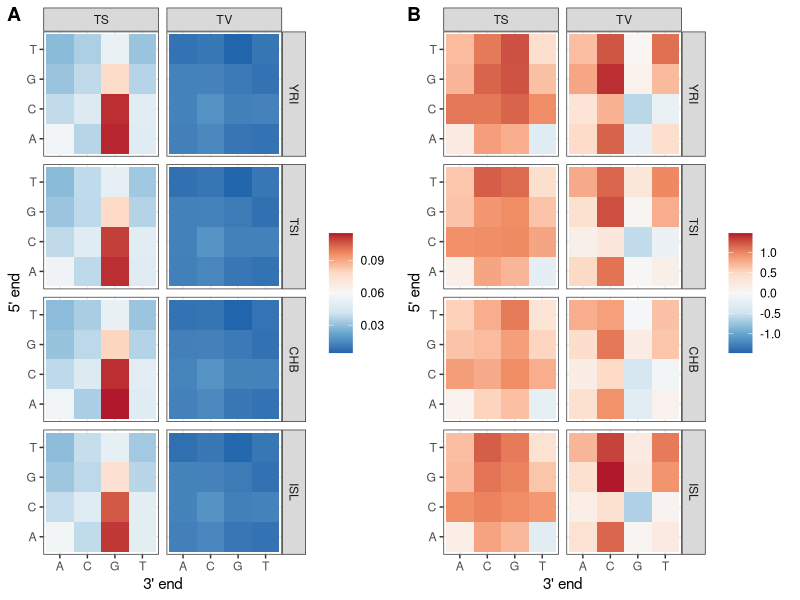
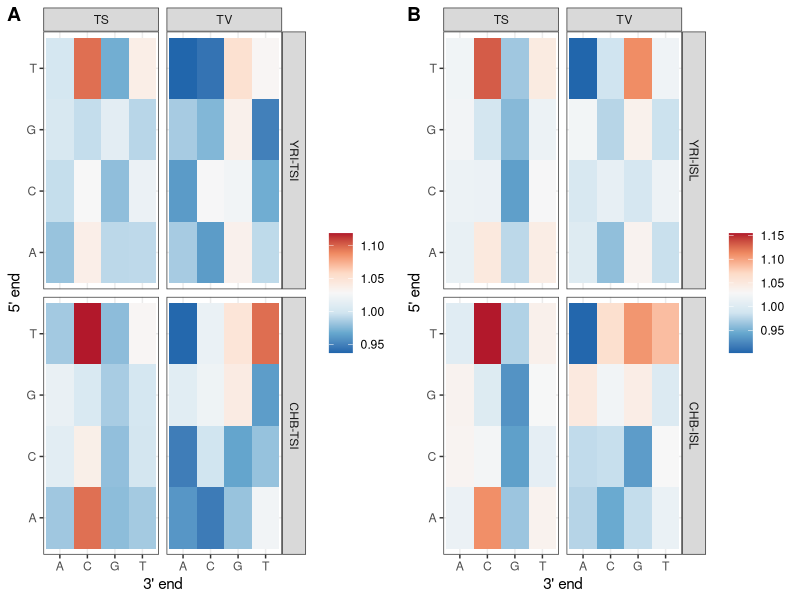

These figures' R source, in order:
library(ggplot2)
library(cowplot)

## load data
data <- read.table("fig5_S9.txt", header = T, sep = "\t")
data$pop <- factor(data$pop, levels = c("YRI", "TSI", "CHB", "ISL"))

## Figure 5
f5a <- ggplot(data, aes(tp, fp, fill= (prop))) +  geom_tile() + facet_grid(pop~mType) + xlab("3' end") + ylab("5' end") + 
  theme_bw() + theme(legend.title = element_blank())+ scale_fill_distiller(palette = "RdBu")

f5b <- ggplot(data, aes(tp, fp, fill= B)) +  geom_tile() + facet_grid(pop~mType) + xlab("3' end") + ylab("5' end") + 
  theme_bw() + theme(legend.title = element_blank())+ scale_fill_distiller(palette = "RdBu", limits=c(-1*max(data$B),max(data$B)))

tt <- plot_grid(f5a, f5b, ncol = 2, labels = c("A", "B"))
ggsave("fig5.pdf", tt, width=20, height=9, units = "cm")

## Supplementary figure 9
ratios <- data.frame(fp = rep(c(rep("A", 4),rep("C", 4),rep("G", 4),rep("T", 4)),8), tp = rep(c("A", "C", "G", "T"),32), mType = rep(c(rep("TS",16), rep("TV",16)),4),
                   rat = c(subset(data, pop=="TSI")$prop/subset(data, pop=="YRI")$prop,subset(data, pop=="TSI")$prop/subset(data, pop=="CHB")$prop,
                           subset(data, pop=="ISL")$prop/subset(data, pop=="YRI")$prop,subset(data, pop=="ISL")$prop/subset(data, pop=="CHB")$prop),
                   comp = c(rep("YRI-TSI",32),rep("CHB-TSI",32),rep("YRI-ISL",32),rep("CHB-ISL",32)),
                   pop = c(rep("TSI", 64), rep("ISL", 64)))
ratios$comp <- factor(ratios$comp, levels = c("YRI-TSI", "CHB-TSI", "YRI-ISL", "CHB-ISL"))

fS9a <- ggplot(subset(ratios,pop=="TSI"), aes(tp, fp, fill= (rat))) +  geom_tile() + facet_grid(comp~mType) + xlab("3' end") + ylab("5' end") + 
  theme_bw() + theme(legend.title = element_blank())+ scale_fill_distiller(palette = "RdBu")

fS9b <- ggplot(subset(ratios,pop=="ISL"), aes(tp, fp, fill= (rat))) +  geom_tile() + facet_grid(comp~mType) + xlab("3' end") + ylab("5' end") + 
  theme_bw() + theme(legend.title = element_blank())+ scale_fill_distiller(palette = "RdBu")

tt <- plot_grid(fS9a, fS9b, ncol = 2, labels = c("A", "B"))
ggsave("figS9.pdf", tt, width=20, height=6, units = "cm")
